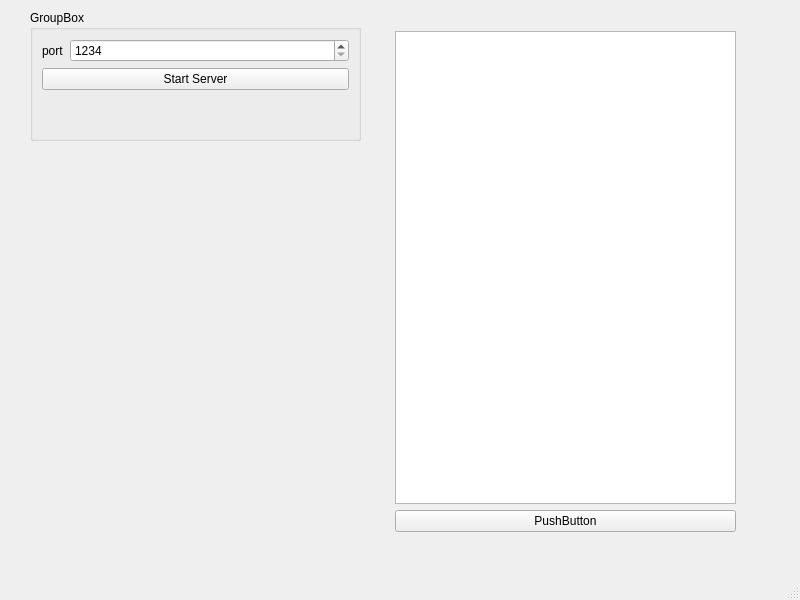
<?xml version="1.0" encoding="UTF-8"?>
<ui version="4.0">
 <class>MainWindow</class>
 <widget class="QMainWindow" name="MainWindow">
  <property name="geometry">
   <rect>
    <x>0</x>
    <y>0</y>
    <width>800</width>
    <height>600</height>
   </rect>
  </property>
  <property name="windowTitle">
   <string>MainWindow</string>
  </property>
  <widget class="QWidget" name="centralwidget">
   <widget class="QGroupBox" name="groupBox">
    <property name="geometry">
     <rect>
      <x>30</x>
      <y>10</y>
      <width>331</width>
      <height>131</height>
     </rect>
    </property>
    <property name="title">
     <string>GroupBox</string>
    </property>
    <layout class="QFormLayout" name="formLayout">
     <item row="0" column="0">
      <widget class="QLabel" name="label">
       <property name="text">
        <string>port</string>
       </property>
      </widget>
     </item>
     <item row="0" column="1">
      <widget class="QSpinBox" name="spinBox">
       <property name="minimum">
        <number>1234</number>
       </property>
       <property name="maximum">
        <number>55000</number>
       </property>
      </widget>
     </item>
     <item row="1" column="0" colspan="2">
      <widget class="QPushButton" name="btn_startserver">
       <property name="text">
        <string>Start Server</string>
       </property>
      </widget>
     </item>
    </layout>
   </widget>
   <widget class="QWidget" name="layoutWidget">
    <property name="geometry">
     <rect>
      <x>395</x>
      <y>31</y>
      <width>341</width>
      <height>501</height>
     </rect>
    </property>
    <layout class="QVBoxLayout" name="verticalLayout">
     <item>
      <widget class="QListWidget" name="lstConsole"/>
     </item>
     <item>
      <widget class="QPushButton" name="pushButton">
       <property name="text">
        <string>PushButton</string>
       </property>
      </widget>
     </item>
    </layout>
   </widget>
  </widget>
  <widget class="QMenuBar" name="menubar">
   <property name="geometry">
    <rect>
     <x>0</x>
     <y>0</y>
     <width>800</width>
     <height>26</height>
    </rect>
   </property>
  </widget>
  <widget class="QStatusBar" name="statusbar"/>
 </widget>
 <resources/>
 <connections>
  <connection>
   <sender>pushButton</sender>
   <signal>clicked()</signal>
   <receiver>lstConsole</receiver>
   <slot>clear()</slot>
   <hints>
    <hint type="sourcelabel">
     <x>577</x>
     <y>544</y>
    </hint>
    <hint type="destinationlabel">
     <x>580</x>
     <y>486</y>
    </hint>
   </hints>
  </connection>
 </connections>
</ui>
